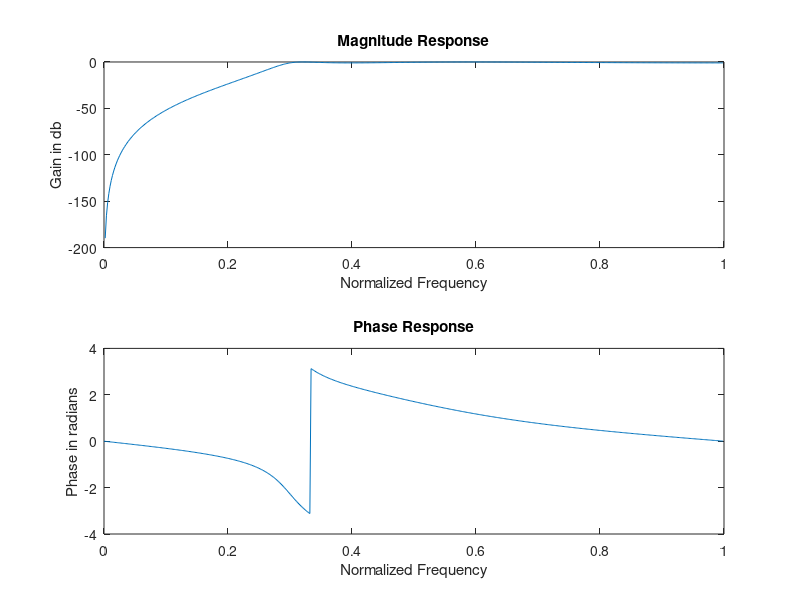

Reproduce this figure in MATLAB.
% Chebyshev High Pass Filter Type 1
clc; clear all; close all;

alpha_p = 1; 
alpha_s = 15;
w_p = 0.3*pi;
w_s = 0.2*pi;

[n, w_n] = cheb1ord(w_p/pi, w_s/pi, alpha_p, alpha_s);
[b, a] = cheby1(n, alpha_p, w_n, 'high');
[h, w] = freqz(b, a);

subplot(2, 1, 1); plot(w/pi, 20*log10(abs(h)));
xlabel('Normalized Frequency');
ylabel('Gain in db');
title('Magnitude Response');

subplot(2,1,2); plot(w/pi, angle(h));
xlabel('Normalized Frequency');
ylabel('Phase in radians');
title('Phase Response');